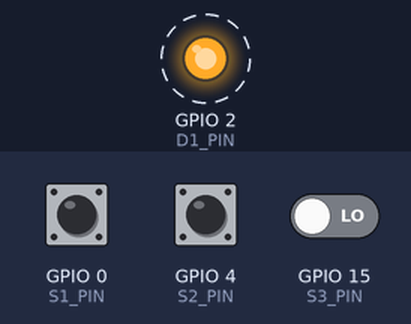
The sketch below on a simulated ESP8266 (NodeMCU). Shown: output pins drawn as LEDs (lit = HIGH). Dashed ring = blinking. The inputs (shaded band) are chosen by the test bench; at power-on: GPIO 0 (S1_PIN) HIGH, GPIO 4 (S2_PIN) HIGH, GPIO 15 (S3_PIN) LOW. What the sketch prints to the serial monitor is not drawn.

Above: at 0.6 s.
Timing chart, 0 to 3.0 s (numbered marks = the images above):
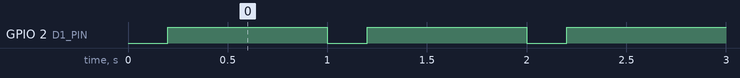

Measured:
- by itself, GPIO 2 (D1_PIN): alternates HIGH for 0.80 s and LOW for 0.20 s

The sketch:

clocktest.ino
```cpp
// clocktest.ino - tests the LED and switches on the board
// board: Generic ESP8266 module

#define D1_PIN 2

#define S1_PIN 0
#define S2_PIN 4
#define S3_PIN 15

#define getS1() (digitalRead(S1_PIN)==0) // low active
#define getS2() (digitalRead(S2_PIN)==0) // low active
#define getS3() (digitalRead(S3_PIN)!=0) // high active

void setup() {
  Serial.begin(115200);
  Serial.printf("\n\nclocktest.ino\n\n");

  // configure LEDs (D1)
  digitalWrite(D1_PIN, HIGH); // low active
  pinMode(D1_PIN, OUTPUT);

  // Configure switches (S1, S2, S3)
  pinMode(S1_PIN, INPUT_PULLUP );
  pinMode(S2_PIN, INPUT_PULLUP );
  pinMode(S3_PIN, INPUT );
}

int count;
void loop() {
  digitalWrite(D1_PIN, LOW); // low active
  delay(200);
  digitalWrite(D1_PIN, HIGH); // low active
  delay(800);
  Serial.printf("%04d %d %d %d\n",count++,getS1(),getS2(),getS3());
}
```
